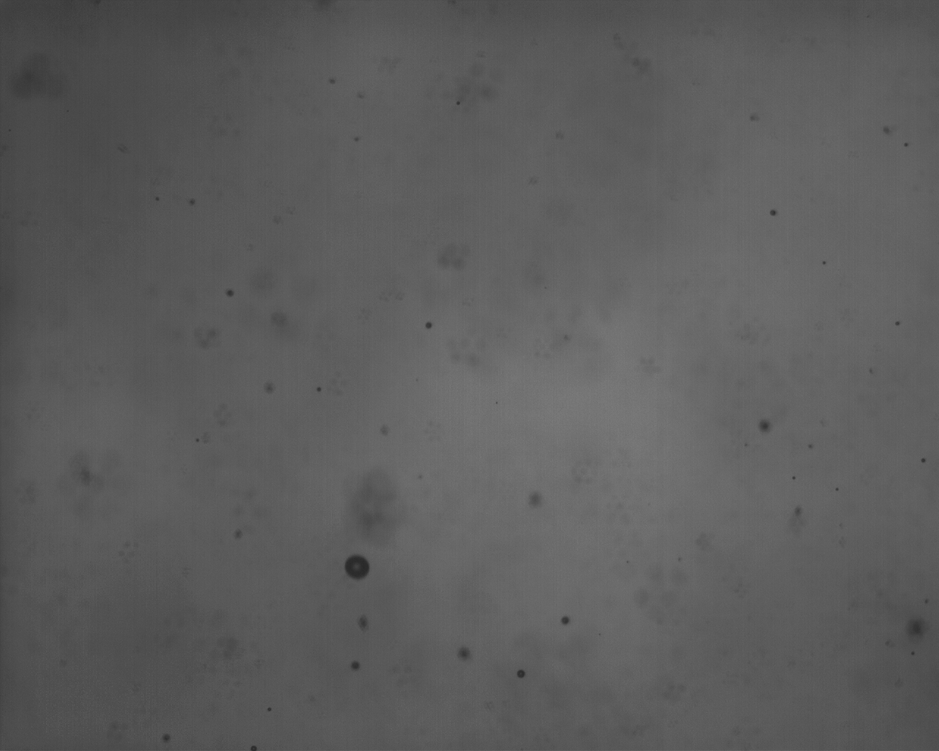
#> input picture Test_Images/ImgA000001.tif, 939 x 751 px, shrunk from 1280 x 1024 before the run; its folder holds 4 pictures in this run; the run also reads 2 pictures not shown here
$ python main.py   (older library calls are emulated)
#> lines starting #> are read from the running program, lines starting #| are printed output that depends on the picture; after the words box and inside, x2 and y2 are one past the last pixel; in counts of white or black regions, pixels touching at a corner belong together
### background.py
import numpy as np

def create_background(images):
    """
    Create a composite background from a set of images.

    Args:
    images: 3D numpy array of images (n_images, height, width)

    Returns:
    background: 2D numpy array representing the composite background
    """
    # Sort pixels by intensity along the first axis (across images)
    sorted_images = np.sort(images, axis=0)

    # Create composite background (80th percentile)
    background = sorted_images[int(images.shape[0] * 0.8)]

    return background

### droplet_sizing.py
import numpy as np
import cv2
from scipy import ndimage
from skimage import measure, segmentation, filters

def edge_sharpness(image, mask):
    """
    Compute the edge sharpness of a droplet based on the abruptness of color change.
    """
    # Dilate and erode the mask to get the edge region
    kernel = np.ones((3,3), np.uint8)
    dilated = cv2.dilate(mask.astype(np.uint8), kernel, iterations=1)
    eroded = cv2.erode(mask.astype(np.uint8), kernel, iterations=1)
    edge_region = dilated - eroded

    # Compute gradients
    gx = cv2.Sobel(image, cv2.CV_64F, 1, 0, ksize=3)
    gy = cv2.Sobel(image, cv2.CV_64F, 0, 1, ksize=3)
    grad_mag = np.sqrt(gx**2 + gy**2)

    # Compute mean gradient magnitude along the edge
    edge_sharpness = np.mean(grad_mag[edge_region == 1])

    return edge_sharpness

def droplet_sizing(image, resolution, circ_inf, circ_up):
    """
    Detect and measure droplets in the image.

    Args:
    image: Input image
    resolution: Spatial resolution of the image (m/pixel)
    circ_inf, circ_up: Minimum and maximum allowed circularity

    Returns:
    centers: Centroid positions of droplets
    diameters: Diameters of droplets
    circularity: Circularity of droplets
    sharpness: Edge sharpness of droplets
    """
    # Edge detection
    edges = filters.sobel(image)

    # Threshold to create binary image
    thresh = filters.threshold_otsu(edges)
    binary = edges > thresh

    # Remove small objects and fill holes
    binary = ndimage.binary_opening(binary)
    binary = ndimage.binary_closing(binary)

    # Label connected components
    labeled = measure.label(binary)

    # Measure properties of labeled image regions
    props = measure.regionprops(labeled, image)

    centers = []
    diameters = []
    circularity = []
    sharpness = []

    for prop in props:
        area = prop.area
        perimeter = prop.perimeter
        circ = 4 * np.pi * area / (perimeter ** 2) if perimeter > 0 else 0

        if circ_inf <= circ <= circ_up:
            # Extract region around the droplet
            bbox = prop.bbox
            roi = image[bbox[0]:bbox[2], bbox[1]:bbox[3]]
            mask = labeled[bbox[0]:bbox[2], bbox[1]:bbox[3]] == prop.label

            # Compute edge sharpness
            es = edge_sharpness(roi, mask)

            centers.append(prop.centroid)
            diameter = 2 * np.sqrt(area / np.pi) * resolution  # Diameter in meters
            diameters.append(diameter)
            circularity.append(circ)
            sharpness.append(es)

    return centers, diameters, circularity, sharpness

### dropsize_distribution.py
import numpy as np
import matplotlib.pyplot as plt

def calculate_dropsize_distribution(diameters):
    """
    Calculate and plot drop size distribution.

    Args:
    diameters: List of droplet diameters (m)

    Returns:
    Dictionary containing distribution parameters
    """
    diameters_um = np.array(diameters) * 1e6  # Convert to µm

    # Sort diameters
    diameters_sorted = np.sort(diameters_um)

    # Calculate cumulative volume
    volumes = (4/3) * np.pi * (diameters_sorted/2)**3
    cumulative_volume = np.cumsum(volumes)
    cumulative_volume_percent = 100 * cumulative_volume / np.sum(volumes)

    # Calculate distribution parameters
    d_v10 = np.interp(10, cumulative_volume_percent, diameters_sorted)
    d_v50 = np.interp(50, cumulative_volume_percent, diameters_sorted)
    d_v90 = np.interp(90, cumulative_volume_percent, diameters_sorted)

    # Plot results
    plt.figure(figsize=(10, 6))

    # Histogram
    plt.hist(diameters_um, bins=50, weights=volumes, density=True, alpha=0.7)
    plt.xlabel('Diameter [µm]')
    plt.ylabel('Volume Fraction')

    # Cumulative volume curve
    ax2 = plt.twinx()
    ax2.plot(diameters_sorted, cumulative_volume_percent, 'r-', linewidth=2)
    ax2.set_ylabel('Cumulative Volume [%]')
    ax2.set_ylim(0, 100)

    plt.title('Droplet Size Distribution')
    plt.xlim(0, max(diameters_um))

    return {
        'D_v10': d_v10,
        'D_v50': d_v50,
        'D_v90': d_v90,
        'span': (d_v90 - d_v10) / d_v50,
        'num_droplets': len(diameters)
    }

### main.py
import os
import numpy as np
import cv2
import matplotlib.pyplot as plt
from background import create_background
from droplet_sizing import droplet_sizing
from dropsize_distribution import calculate_dropsize_distribution

# Settings
resolution = 9.86e-6  # Spatial resolution (m/pixel), adjust if needed
circularity_lower = 0.95
circularity_upper = 1.05

# Read images
root = 'Test_Images/'
image_files = [f for f in os.listdir(root) if f.lower().endswith(('.tif', 'png'))]
image_files.sort()

print(f"Number of files found: {len(image_files)}")

# Create composite background
background_images = [cv2.imread(os.path.join(root, f), cv2.IMREAD_GRAYSCALE) for f in image_files if cv2.imread(os.path.join(root, f)) is not None]
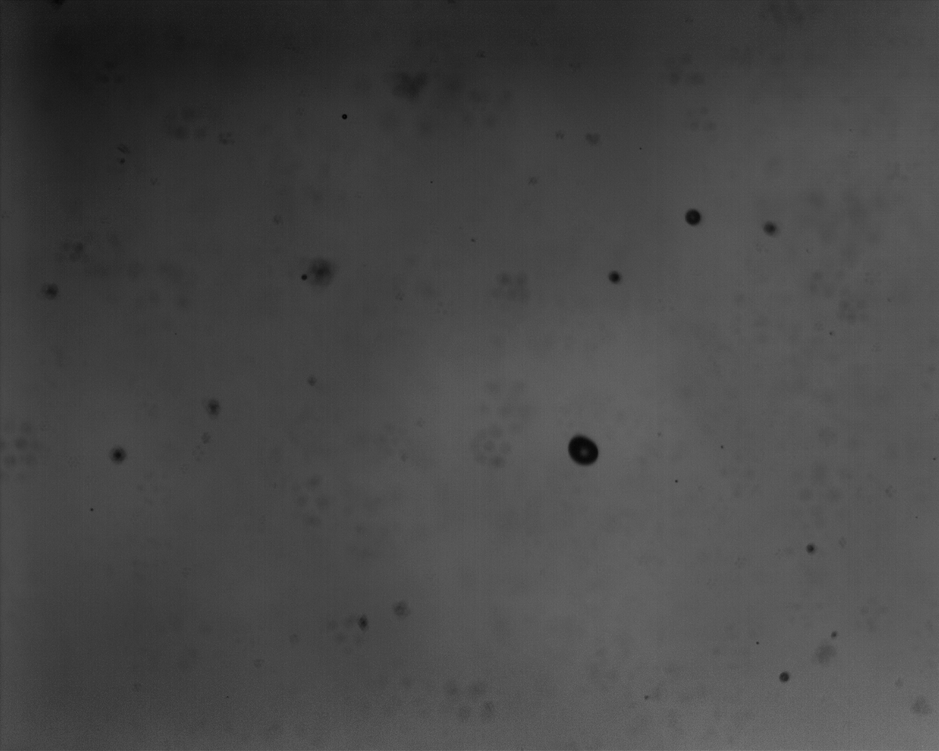
#> input picture Test_Images/ImgA000010.tif, 939 x 751 px, shrunk from 1280 x 1024 before the run

if not background_images:
    raise ValueError("No valid images found in the directory.")

background = create_background(np.array(background_images))

all_droplets = []
all_sharpness = []

for n, image_file in enumerate(image_files):
    print(f"\nProcessing image {n+1} of {len(image_files)}")

    img = cv2.imread(os.path.join(root, image_file), cv2.IMREAD_GRAYSCALE)
#> img: shape (751, 939); min 40, max 122, mean 92.7

    if img is None:
        print(f"Failed to read image: {image_file}")
        continue

    img = img.astype(np.uint8)
    background = background.astype(np.uint8)

    img_corrected = cv2.divide(img, background, scale=255)
    img_corrected = cv2.normalize(img_corrected, None, 0, 255, cv2.NORM_MINMAX)
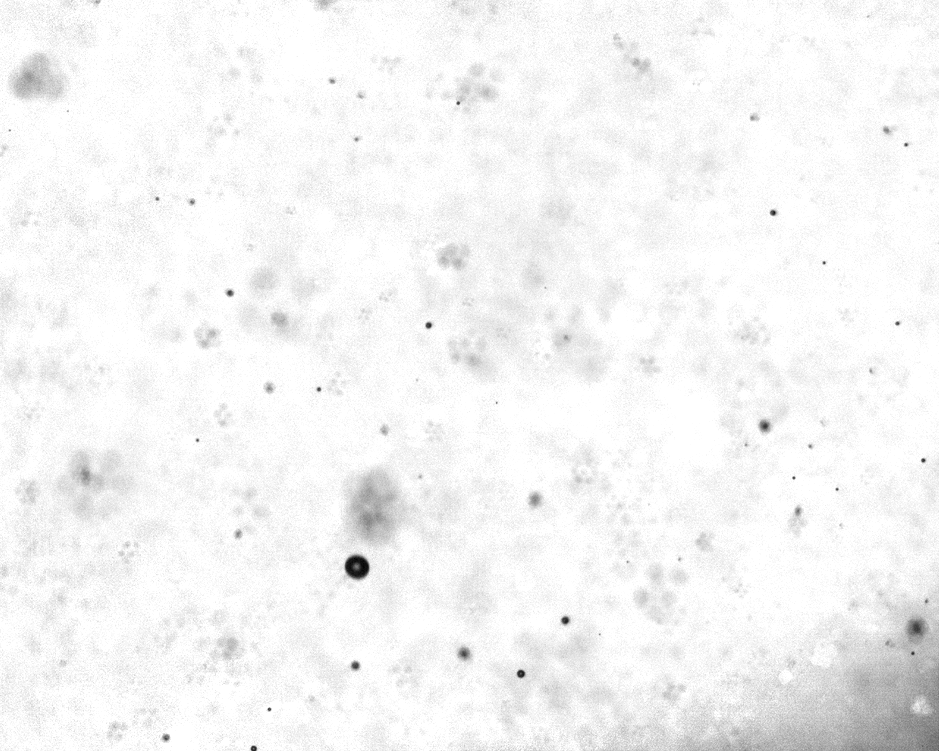
#> img_corrected: shape (751, 939); min 0, max 255, mean 244.9

    centers, diameters, _, sharpness = droplet_sizing(img_corrected, resolution, circularity_lower, circularity_upper)
#> in droplet_sizing, `edges = filters.sobel(image)`:
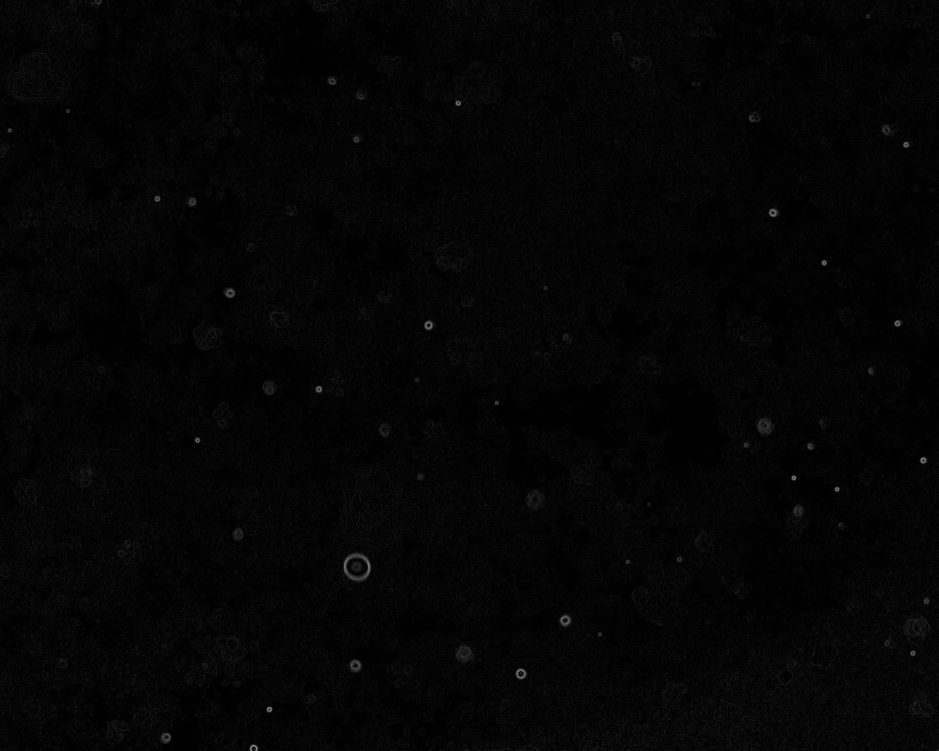
#> edges: shape (751, 939) float64; min 0, max 0.518, mean 0.0182
#> in droplet_sizing, `thresh = filters.threshold_otsu(edges)`: thresh = 0.0253
#> in droplet_sizing, `binary = edges > thresh`:
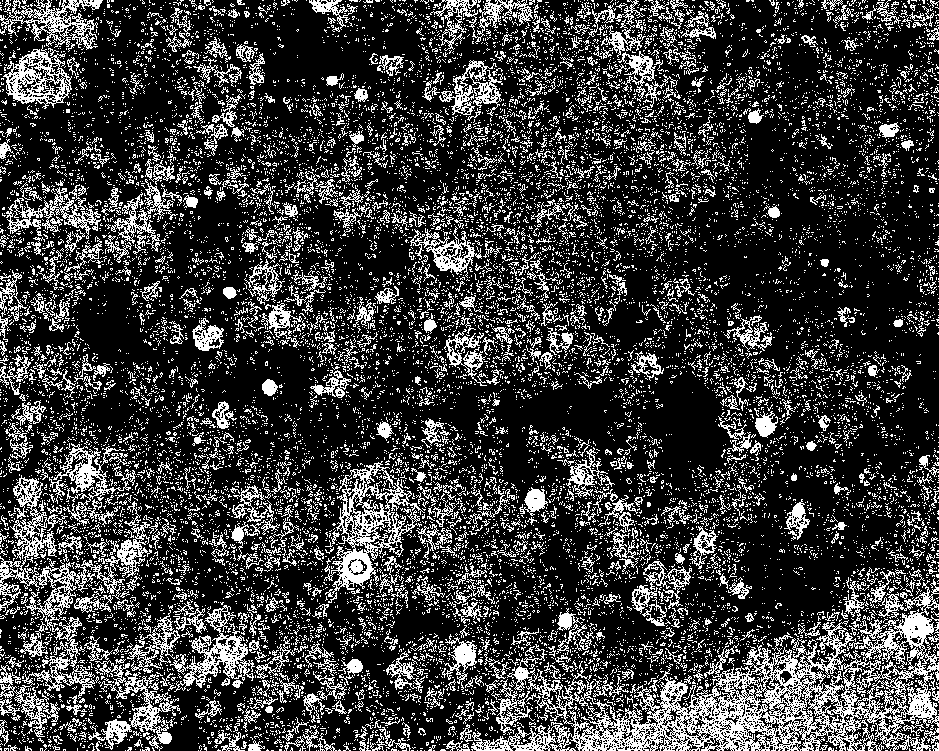
#> binary: shape (751, 939) bool; 23.1% white in thin lines or dots
#> in droplet_sizing, `binary = ndimage.binary_opening(binary)`: binary: shape (751, 939) bool; 6.4% white in thin lines or dots
#> in droplet_sizing, `binary = ndimage.binary_closing(binary)`: binary: shape (751, 939) bool; 6.8% white; 2366 white regions (1996 under 20 px)
#> in droplet_sizing, `labeled = measure.label(binary)`:
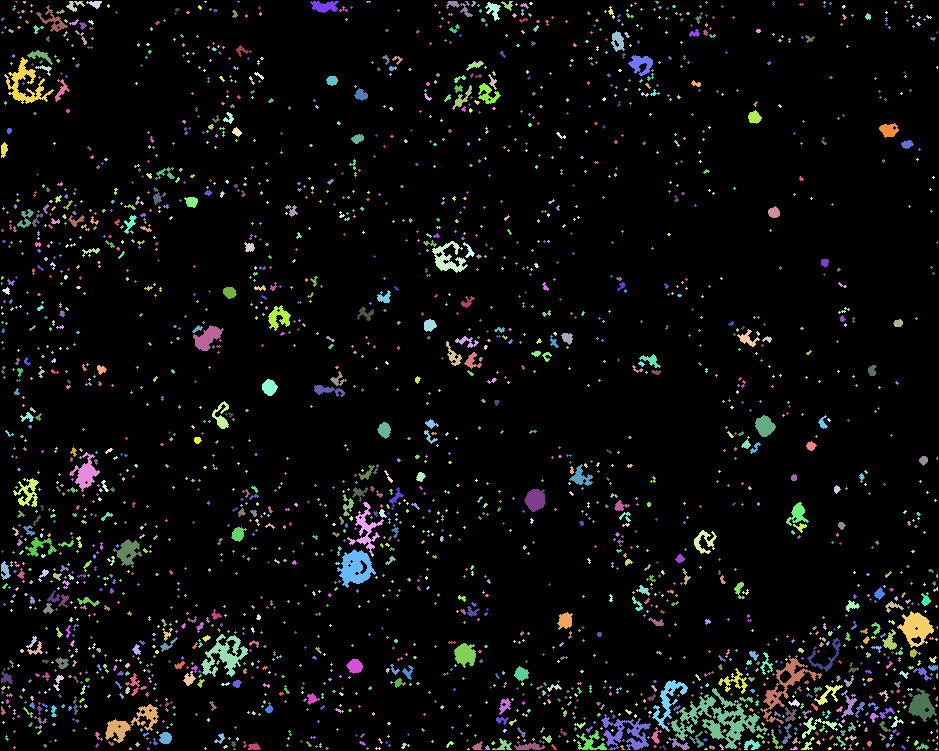
#> labeled: shape (751, 939) int32; 2367 distinct labels, from 0 to 2366; one colour per label, 0 black
#> in droplet_sizing, `props = measure.regionprops(labeled, image)`: props = 2366 regions; largest, box (x1, y1, x2, y2) and area: (671, 688, 768, 749) 1775, (760, 655, 822, 724) 832, (337, 549, 376, 588) 830, (201, 634, 248, 677) 816, (4, 57, 54, 104) 719
#> the loop in droplet_sizing, `for prop in props:` made 2366 passes
#> (area, perimeter, circ, bbox, es, diameter) on passes 50, 58: (22, 16.73, 0.988, (9, 56, 14, 65), 38.81, 5.22e-05), (29, 19.56, 0.953, (10, 232, 18, 238), 35.74, 5.99e-05)
#> (area, perimeter, circ, bbox, es, diameter) on passes 76, 112, 125, 206, 264, 367: (29, 18.73, 1.04, (13, 865, 20, 871), 65.14, 5.99e-05), (34, 20.38, 1.03, (22, 79, 30, 87), 43.1, 6.49e-05), (20, 16.14, 0.965, (25, 533, 32, 539), 39.93, 4.98e-05), (39, 22.38, 0.978, (56, 392, 65, 403), 43.83, 6.95e-05), (91, 33.56, 1.02, (76, 326, 86, 338), 65.13, 0.000106), (23, 16.73, 1.03, (124, 208, 130, 214), 31.01, 5.34e-05)
#> after the loop in droplet_sizing, `for prop in props:`: centers = 63 pairs, first value 11.41 to 747.5, second value 8.65 to 935.9; circularity = 63 values, max 1.05 at index 21, min 0.951 at index 4, mean 0.995; diameters = 63 values, max 0.000153 at index 29, min 3.69e-05 at index 17, mean 6.23e-05; sharpness = 63 values, max 82.77 at index 16, min 24.53 at index 1, mean 41.51

    if not sharpness:
        print(f"No droplets detected in image {n+1}")
        continue

    # Filter droplets based on sharpness (focus)
    sharpness_threshold = np.percentile(sharpness, 99)
#> sharpness_threshold = 78.33
    in_focus_indices = [i for i, s in enumerate(sharpness) if s >= sharpness_threshold]
#> in_focus_indices = [16]

    in_focus_centers = [centers[i] for i in in_focus_indices]
#> in_focus_centers = [(212.1, 773.7)]
    in_focus_diameters = [diameters[i] for i in in_focus_indices]
#> in_focus_diameters = [0.000115]
    in_focus_sharpness = [sharpness[i] for i in in_focus_indices]
#> in_focus_sharpness = [82.77]

    all_droplets.extend(in_focus_diameters)
    all_sharpness.extend(in_focus_sharpness)

    if in_focus_diameters:
        avg_size = np.mean(in_focus_diameters) * 1e6  # Convert to micrometers
#> avg_size = 114.5
        size_range = (np.max(in_focus_diameters) - np.min(in_focus_diameters)) * 1e6
#> size_range = 0
        variability = size_range / 2
#> variability = 0

        print(f"Number of in-focus droplets detected: {len(in_focus_diameters)}")
#| Number of in-focus droplets detected: 1
        print(f"Average droplet size: {avg_size:.2f} µm")
#| Average droplet size: 114.55 µm
        print(f"Variability: {variability:.2f} µm")
#| Variability: 0.00 µm
        print("Droplet sizes (µm):")
        for size in in_focus_diameters:
            print(f"{size*1e6:.2f}")
#> this loop made 1 pass
#| 114.55
    else:
        print(f"No in-focus droplets detected in image {n+1}")

    if n < 5 and in_focus_centers:
        plt.figure(figsize=(12, 8))
        plt.imshow(img_corrected, cmap='gray')
        for center, diameter, sharp in zip(in_focus_centers, in_focus_diameters, in_focus_sharpness):
            circle = plt.Circle(center, diameter / 2 / resolution, color='r', fill=False, linewidth=1.5)
            plt.gca().add_artist(circle)
            plt.text(center[1], center[0], f'{sharp:.2f}', color='yellow', fontsize=8)
#> this loop made 1 pass
#> (center, diameter, sharp) on pass 1: ((212.1, 773.7), 0.000115, 82.77)
        plt.title(f"Image {n+1}: Detected In-Focus Droplets")
        plt.colorbar(label='Pixel intensity')
        plt.savefig(f'droplet_detection_{n+1}.png')
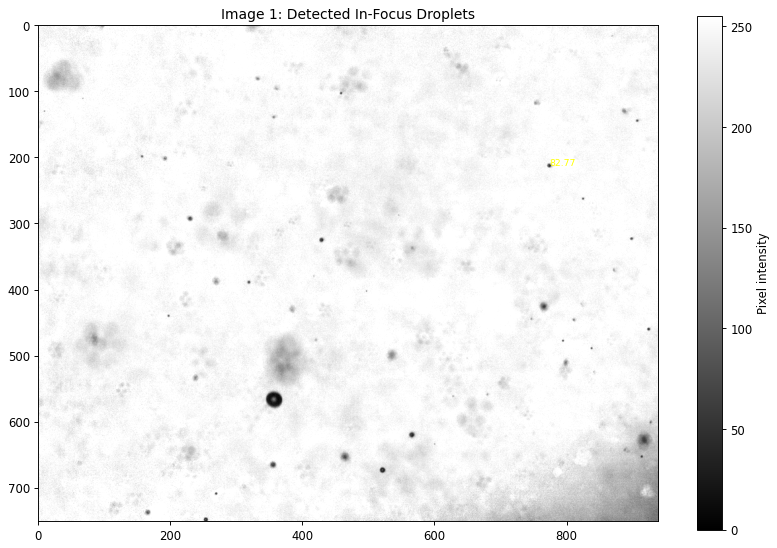
#> figure drawn by matplotlib, 2 panels
        plt.close()

if all_droplets:
    distribution = calculate_dropsize_distribution(all_droplets)

    print(f"\nOverall In-focus Droplet Size Distribution:")
    print(f"D_v10: {distribution['D_v10']:.2f} µm")
    print(f"D_v50: {distribution['D_v50']:.2f} µm")
    print(f"D_v90: {distribution['D_v90']:.2f} µm")
    print(f"Span: {distribution['span']:.2f}")
    print(f"Total number of in-focus droplets: {distribution['num_droplets']}")

    # Create histogram of droplet sizes
    plt.figure(figsize=(10, 6))
    plt.hist([d*1e6 for d in all_droplets], bins=30, edgecolor='black')
    plt.xlabel('Droplet Size (µm)')
    plt.ylabel('Frequency')
    plt.title('Distribution of Droplet Sizes')
    plt.axvline(distribution['D_v10'], color='r', linestyle='dashed', linewidth=2, label='D_v10')
    plt.axvline(distribution['D_v50'], color='g', linestyle='dashed', linewidth=2, label='D_v50')
    plt.axvline(distribution['D_v90'], color='b', linestyle='dashed', linewidth=2, label='D_v90')
    plt.legend()
    plt.savefig('droplet_size_distribution.png')
    plt.close()
#> figure, not shown here; panel 1: tallest bar 0.315 high, from x = 141.6 to 143.3

    plt.figure(figsize=(10, 6))
    plt.hist(all_sharpness, bins=50)
    plt.xlabel('Edge Sharpness')
    plt.ylabel('Frequency')
    plt.title('Distribution of Edge Sharpness')
    plt.savefig('edge_sharpness_distribution.png')
    plt.close()

    plt.figure(figsize=(10, 6))
    plt.scatter([d*1e6 for d in all_droplets], all_sharpness, alpha=0.5)
    plt.xlabel('Droplet Size (µm)')
    plt.ylabel('Edge Sharpness')
    plt.title('Droplet Size vs Edge Sharpness')
    plt.savefig('size_vs_sharpness.png')
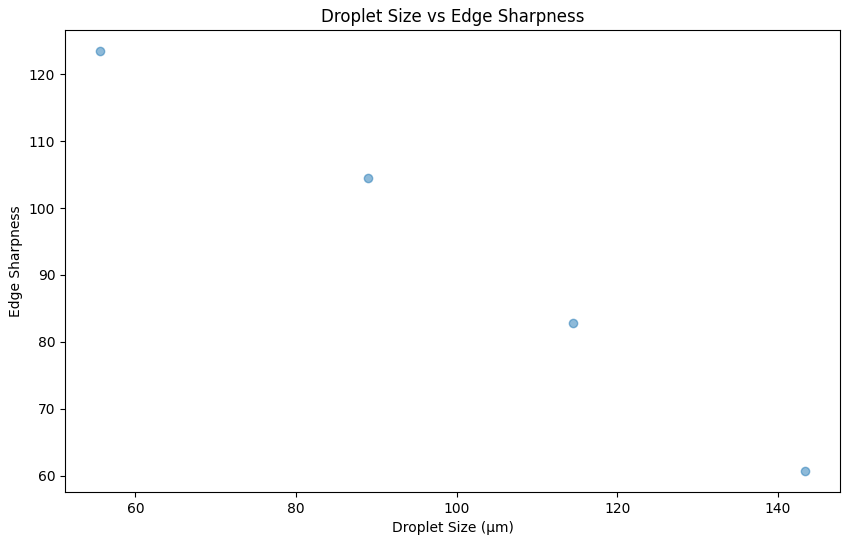
#> figure drawn by matplotlib, 1 panel
    plt.close()

else:
    print("\nNo in-focus droplets detected in any of the images.")

print("\nFinished processing all images.")
